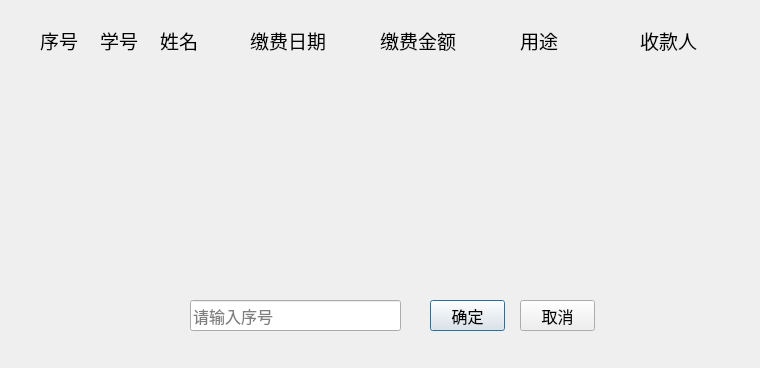
<?xml version="1.0" encoding="UTF-8"?>
<ui version="4.0">
 <class>dlg_9</class>
 <widget class="QDialog" name="dlg_9">
  <property name="geometry">
   <rect>
    <x>0</x>
    <y>0</y>
    <width>760</width>
    <height>368</height>
   </rect>
  </property>
  <property name="font">
   <font>
    <family>Adobe Arabic</family>
    <pointsize>12</pointsize>
   </font>
  </property>
  <property name="windowTitle">
   <string>查询学生住宿缴费信息</string>
  </property>
  <widget class="QLabel" name="label">
   <property name="geometry">
    <rect>
     <x>100</x>
     <y>30</y>
     <width>54</width>
     <height>21</height>
    </rect>
   </property>
   <property name="font">
    <font>
     <family>Adobe 黑体 Std R</family>
     <pointsize>14</pointsize>
    </font>
   </property>
   <property name="text">
    <string>学号</string>
   </property>
  </widget>
  <widget class="QLabel" name="label_2">
   <property name="geometry">
    <rect>
     <x>160</x>
     <y>30</y>
     <width>54</width>
     <height>21</height>
    </rect>
   </property>
   <property name="font">
    <font>
     <family>Adobe 黑体 Std R</family>
     <pointsize>14</pointsize>
    </font>
   </property>
   <property name="text">
    <string>姓名</string>
   </property>
  </widget>
  <widget class="QLabel" name="label_3">
   <property name="geometry">
    <rect>
     <x>250</x>
     <y>30</y>
     <width>81</width>
     <height>21</height>
    </rect>
   </property>
   <property name="font">
    <font>
     <family>Adobe 黑体 Std R</family>
     <pointsize>14</pointsize>
    </font>
   </property>
   <property name="text">
    <string>缴费日期</string>
   </property>
  </widget>
  <widget class="QLabel" name="label_4">
   <property name="geometry">
    <rect>
     <x>380</x>
     <y>30</y>
     <width>81</width>
     <height>21</height>
    </rect>
   </property>
   <property name="font">
    <font>
     <family>Adobe 黑体 Std R</family>
     <pointsize>14</pointsize>
    </font>
   </property>
   <property name="text">
    <string>缴费金额</string>
   </property>
  </widget>
  <widget class="QLabel" name="label_5">
   <property name="geometry">
    <rect>
     <x>520</x>
     <y>30</y>
     <width>54</width>
     <height>21</height>
    </rect>
   </property>
   <property name="font">
    <font>
     <family>Adobe 黑体 Std R</family>
     <pointsize>14</pointsize>
    </font>
   </property>
   <property name="text">
    <string>用途</string>
   </property>
  </widget>
  <widget class="QLabel" name="label_6">
   <property name="geometry">
    <rect>
     <x>640</x>
     <y>30</y>
     <width>71</width>
     <height>21</height>
    </rect>
   </property>
   <property name="font">
    <font>
     <family>Adobe 黑体 Std R</family>
     <pointsize>14</pointsize>
    </font>
   </property>
   <property name="text">
    <string>收款人</string>
   </property>
  </widget>
  <widget class="QLabel" name="label_7">
   <property name="geometry">
    <rect>
     <x>40</x>
     <y>30</y>
     <width>54</width>
     <height>21</height>
    </rect>
   </property>
   <property name="font">
    <font>
     <family>Adobe 黑体 Std R</family>
     <pointsize>14</pointsize>
    </font>
   </property>
   <property name="text">
    <string>序号</string>
   </property>
  </widget>
  <widget class="QLineEdit" name="lineEdit">
   <property name="geometry">
    <rect>
     <x>190</x>
     <y>300</y>
     <width>211</width>
     <height>31</height>
    </rect>
   </property>
   <property name="placeholderText">
    <string>请输入序号</string>
   </property>
  </widget>
  <widget class="QPushButton" name="pushButton">
   <property name="geometry">
    <rect>
     <x>430</x>
     <y>300</y>
     <width>75</width>
     <height>31</height>
    </rect>
   </property>
   <property name="cursor">
    <cursorShape>PointingHandCursor</cursorShape>
   </property>
   <property name="text">
    <string>确定</string>
   </property>
  </widget>
  <widget class="QPushButton" name="pushButton_2">
   <property name="geometry">
    <rect>
     <x>520</x>
     <y>300</y>
     <width>75</width>
     <height>31</height>
    </rect>
   </property>
   <property name="cursor">
    <cursorShape>PointingHandCursor</cursorShape>
   </property>
   <property name="text">
    <string>取消</string>
   </property>
  </widget>
 </widget>
 <resources/>
 <connections>
  <connection>
   <sender>pushButton</sender>
   <signal>clicked()</signal>
   <receiver>dlg_9</receiver>
   <slot>accept()</slot>
   <hints>
    <hint type="sourcelabel">
     <x>444</x>
     <y>308</y>
    </hint>
    <hint type="destinationlabel">
     <x>446</x>
     <y>243</y>
    </hint>
   </hints>
  </connection>
  <connection>
   <sender>pushButton_2</sender>
   <signal>clicked()</signal>
   <receiver>dlg_9</receiver>
   <slot>close()</slot>
   <hints>
    <hint type="sourcelabel">
     <x>545</x>
     <y>317</y>
    </hint>
    <hint type="destinationlabel">
     <x>546</x>
     <y>252</y>
    </hint>
   </hints>
  </connection>
 </connections>
</ui>
